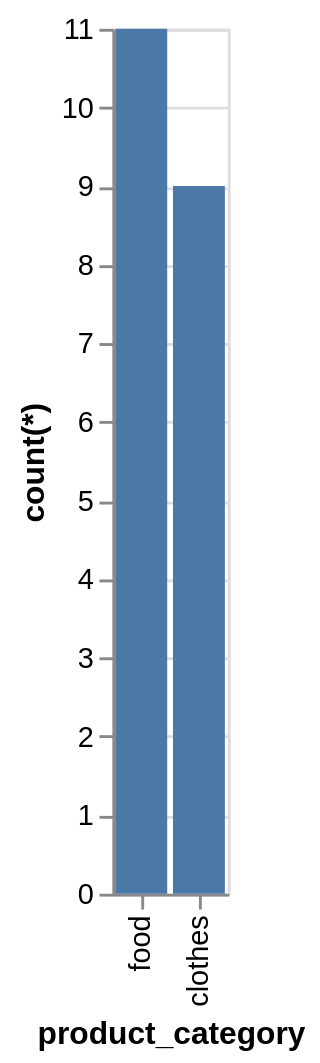

The Vega-Lite source for this figure:
### Vega-Lite specification from a JSON file in a GitHub repository (floating-point values rounded to 4 significant figures)
{"data": {"values": [{"x_data": "food", "y_data": 11}, {"x_data": "clothes", "y_data": 9}]}, "mark": "bar", "encoding": {"x": {"field": "x_data", "type": "nominal", "title": "product_category", "sort": {"op": "sum", "field": "y_data", "order": "descending"}}, "y": {"field": "y_data", "type": "quantitative", "title": "count(*)"}}}
